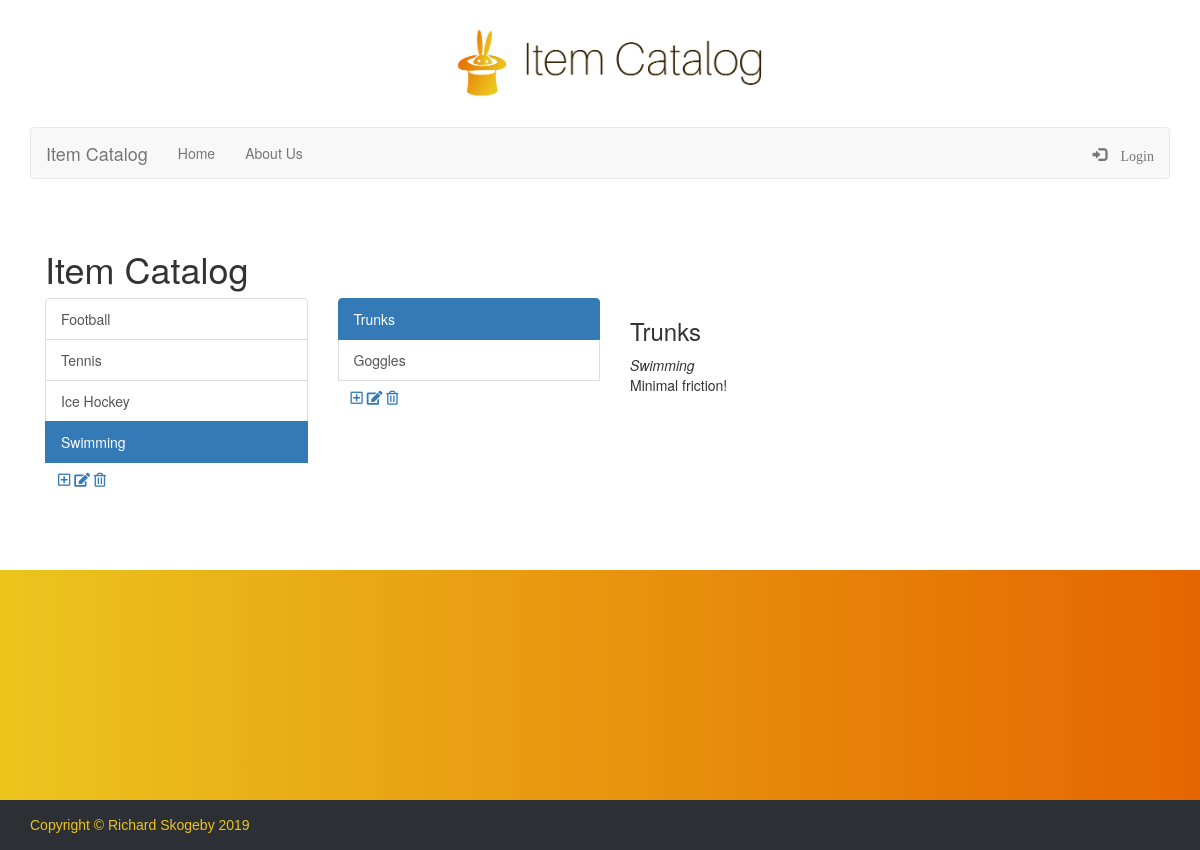
Screenshot of /category/4/item/1/ with the database file from the repository.
### item_catalog/models.py (models this page shows, shortened)
class Category(Base):
    __tablename__ = 'category'
    name = Column(String(80), nullable=False)
    id = Column(Integer, primary_key=True)
    user_id = Column(
        Integer, ForeignKey('user.id')
    )
    user = relationship(User)

class Item(Base):
    __tablename__ = 'item'
    name = Column(String(80), nullable=False)
    description = Column(String(800), nullable=False)
    category_id = Column(Integer, ForeignKey('category.id'))
    category = relationship(Category)
    id = Column(Integer, primary_key=True)
    user_id = Column(
        Integer, ForeignKey('user.id')
    )
    user = relationship(User)

### item_catalog/views.py (the view)
@app.route('/category/<int:categoryid>/item/<int:itemid>/')
def showItem(categoryid, itemid):
    categories = session.query(Category).all()
    items = session.query(Item).filter_by(category_id=categoryid).all()
    item = session.query(Item).\
        filter_by(category_id=categoryid, id=itemid).one()
    return render_template(
        'itemdisplay.html', categories=categories,
        categoryid=categoryid,
        items=items, item=item, itemid=itemid,
        login_session=login_session
    )

### item_catalog/templates/itemdisplay.html
{% extends "categorydisplay.html" %}
{% block item_description %}
<h3>{{item.name}}</h3>
<em>{{item.category.name}}</em>
<p>{{item.description}}</p>
{% endblock %}

### item_catalog/templates/categorydisplay.html (shortened to what this page needs)
{% extends "index.html" %}
{% block snippet %}
<div class="col-lg-3">
    <div class="list-group">
        {% for item in items %}
        {% if categoryid != None and itemid != None and categoryid == item.category_id and itemid == item.id %}
        <a href="{{url_for('showItem', categoryid=item.category_id, itemid=item.id)}}" class="list-group-item active">{{item.name}}</a>
        {% else %}
        <a href="{{url_for('showItem', categoryid=item.category_id, itemid=item.id)}}" class="list-group-item">{{item.name}}</a>
        {% endif %}
        {% endfor %}
        <div class="btn">
            <a href={{url_for('newItem', categoryid=categoryid)}}>
            <i class="far fa-plus-square"></i>
            {% if categoryid != None and itemid != None %}
            <a href={{url_for('editItem', categoryid=categoryid, itemid=itemid)}}>
            <i class="fas fa-edit"></i>
            <a href={{url_for('deleteItem', categoryid=categoryid, itemid=itemid)}}>
            <i class="far fa-trash-alt"></i>
            {% endif %}
        </div>
    </div>
</div>
{% if 'item' in request.path %}
<div class="col-lg-5">
    {% block item_description %}
    {% endblock %}
</div>
{% endif %}
{% endblock %}

### item_catalog/templates/categoriesmenu.html (shortened to what this page needs)
<div class="col-lg-3">
    <div class="list-group">
        {% for category in categories %}
        {% if categoryid != None and categoryid == category.id %}
        <a href="{{url_for('showCategory', categoryid=category.id)}}" class="list-group-item active">{{category.name}}</a>
        {% else %}
        <a href="{{url_for('showCategory', categoryid=category.id)}}" class="list-group-item">{{category.name}}</a>
        {% endif %}
        {% endfor %}
        <div class="btn">
            <a href={{url_for('newCategory')}}>
                <i class="far fa-plus-square"></i>
            {% if categoryid != None %}
            <a href={{url_for('editCategory', categoryid=categoryid)}}>
                <i class="fas fa-edit"></i>
            <a href={{url_for('deleteCategory', categoryid=categoryid)}}>
                <i class="far fa-trash-alt"></i>
            {% endif %}
        </div>
    </div>
</div>

### item_catalog/static/css/styles.css (style rules this page uses)
html { position: relative; min-height: 100%; }
.form-control, .btn { min-height: 38px; border-radius: 2px; }

### rows the page displays
Category: name "Football"
Category: name "Tennis"
Category: name "Ice Hockey"
Category: name "Swimming", category.name "Swimming"
Item: name "Trunks", description "Minimal friction!"
Item: name "Goggles"
